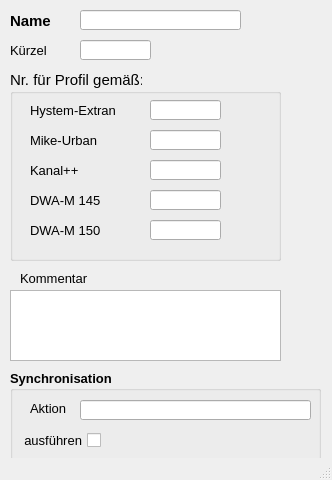
<?xml version="1.0" encoding="UTF-8"?>
<ui version="4.0">
 <class>MainWindow</class>
 <widget class="QMainWindow" name="MainWindow">
  <property name="geometry">
   <rect>
    <x>0</x>
    <y>0</y>
    <width>332</width>
    <height>480</height>
   </rect>
  </property>
  <property name="minimumSize">
   <size>
    <width>290</width>
    <height>480</height>
   </size>
  </property>
  <property name="font">
   <font>
    <family>Tahoma</family>
    <pointsize>10</pointsize>
   </font>
  </property>
  <property name="windowTitle">
   <string>Profil</string>
  </property>
  <property name="layoutDirection">
   <enum>Qt::LeftToRight</enum>
  </property>
  <widget class="QWidget" name="centralwidget">
   <widget class="QLabel" name="label_4">
    <property name="geometry">
     <rect>
      <x>10</x>
      <y>10</y>
      <width>121</width>
      <height>21</height>
     </rect>
    </property>
    <property name="font">
     <font>
      <family>Tahoma</family>
      <pointsize>11</pointsize>
      <weight>75</weight>
      <bold>true</bold>
     </font>
    </property>
    <property name="text">
     <string>Name</string>
    </property>
    <property name="alignment">
     <set>Qt::AlignLeading|Qt::AlignLeft|Qt::AlignVCenter</set>
    </property>
   </widget>
   <widget class="QLineEdit" name="profilnam">
    <property name="geometry">
     <rect>
      <x>80</x>
      <y>10</y>
      <width>161</width>
      <height>20</height>
     </rect>
    </property>
    <property name="toolTip">
     <string>&lt;html&gt;&lt;head/&gt;&lt;body&gt;&lt;p&gt;Eindeutige Bezeichnung&lt;/p&gt;&lt;/body&gt;&lt;/html&gt;</string>
    </property>
    <property name="statusTip">
     <string>Eindeutige Bezeichnung</string>
    </property>
    <property name="text">
     <string/>
    </property>
   </widget>
   <widget class="QLabel" name="label_15">
    <property name="geometry">
     <rect>
      <x>20</x>
      <y>270</y>
      <width>81</width>
      <height>16</height>
     </rect>
    </property>
    <property name="text">
     <string>Kommentar</string>
    </property>
   </widget>
   <widget class="QTextEdit" name="kommentar">
    <property name="geometry">
     <rect>
      <x>10</x>
      <y>290</y>
      <width>271</width>
      <height>71</height>
     </rect>
    </property>
    <property name="minimumSize">
     <size>
      <width>0</width>
      <height>0</height>
     </size>
    </property>
    <property name="toolTip">
     <string>&lt;html&gt;&lt;head/&gt;&lt;body&gt;&lt;p&gt;Platz für zusätzliche Kommentare&lt;/p&gt;&lt;/body&gt;&lt;/html&gt;</string>
    </property>
    <property name="statusTip">
     <string>Platz für zusätzliche Kommentare</string>
    </property>
   </widget>
   <widget class="QGroupBox" name="groupBox_3">
    <property name="geometry">
     <rect>
      <x>10</x>
      <y>70</y>
      <width>271</width>
      <height>191</height>
     </rect>
    </property>
    <property name="font">
     <font>
      <family>Tahoma</family>
      <pointsize>11</pointsize>
     </font>
    </property>
    <property name="title">
     <string>Nr. für Profil gemäß:</string>
    </property>
    <widget class="QLineEdit" name="kp_key">
     <property name="geometry">
      <rect>
       <x>140</x>
       <y>90</y>
       <width>71</width>
       <height>20</height>
      </rect>
     </property>
     <property name="font">
      <font>
       <family>Tahoma</family>
       <pointsize>10</pointsize>
      </font>
     </property>
     <property name="toolTip">
      <string>&lt;html&gt;&lt;head/&gt;&lt;body&gt;&lt;p&gt;Nr. des Profiltyps entspr. Kanal++&lt;/p&gt;&lt;/body&gt;&lt;/html&gt;</string>
     </property>
     <property name="statusTip">
      <string>Nr. des Profiltyps entspr. Kanal++</string>
     </property>
     <property name="text">
      <string/>
     </property>
    </widget>
    <widget class="QLabel" name="label">
     <property name="geometry">
      <rect>
       <x>20</x>
       <y>30</y>
       <width>121</width>
       <height>21</height>
      </rect>
     </property>
     <property name="font">
      <font>
       <family>Tahoma</family>
       <pointsize>10</pointsize>
      </font>
     </property>
     <property name="text">
      <string>&lt;html&gt;&lt;head/&gt;&lt;body&gt;&lt;p&gt;Hystem-Extran&lt;/p&gt;&lt;/body&gt;&lt;/html&gt;</string>
     </property>
     <property name="alignment">
      <set>Qt::AlignLeading|Qt::AlignLeft|Qt::AlignVCenter</set>
     </property>
    </widget>
    <widget class="QLineEdit" name="mu_nr">
     <property name="enabled">
      <bool>true</bool>
     </property>
     <property name="geometry">
      <rect>
       <x>140</x>
       <y>60</y>
       <width>71</width>
       <height>20</height>
      </rect>
     </property>
     <property name="font">
      <font>
       <family>Tahoma</family>
       <pointsize>10</pointsize>
      </font>
     </property>
     <property name="toolTip">
      <string>&lt;html&gt;&lt;head/&gt;&lt;body&gt;&lt;p&gt;Nr. des Profiltyps entspr. Mike Urban&lt;/p&gt;&lt;/body&gt;&lt;/html&gt;</string>
     </property>
     <property name="statusTip">
      <string>Nr. des Profiltyps entspr. Mike Urban</string>
     </property>
     <property name="layoutDirection">
      <enum>Qt::RightToLeft</enum>
     </property>
     <property name="autoFillBackground">
      <bool>false</bool>
     </property>
     <property name="text">
      <string/>
     </property>
     <property name="frame">
      <bool>true</bool>
     </property>
    </widget>
    <widget class="QLabel" name="label_3">
     <property name="geometry">
      <rect>
       <x>20</x>
       <y>90</y>
       <width>121</width>
       <height>21</height>
      </rect>
     </property>
     <property name="font">
      <font>
       <family>Tahoma</family>
       <pointsize>10</pointsize>
      </font>
     </property>
     <property name="text">
      <string>Kanal++</string>
     </property>
     <property name="alignment">
      <set>Qt::AlignLeading|Qt::AlignLeft|Qt::AlignVCenter</set>
     </property>
    </widget>
    <widget class="QLineEdit" name="he_nr">
     <property name="enabled">
      <bool>true</bool>
     </property>
     <property name="geometry">
      <rect>
       <x>140</x>
       <y>30</y>
       <width>71</width>
       <height>20</height>
      </rect>
     </property>
     <property name="font">
      <font>
       <family>Tahoma</family>
       <pointsize>10</pointsize>
      </font>
     </property>
     <property name="toolTip">
      <string>&lt;html&gt;&lt;head/&gt;&lt;body&gt;&lt;p&gt;Interne Nr., siehe HE-Editor: Hilfe &amp;gt; Aufzählungen: &amp;quot;Profiltyp&amp;quot;&lt;/p&gt;&lt;/body&gt;&lt;/html&gt;</string>
     </property>
     <property name="statusTip">
      <string>Interne Nr., siehe HE-Editor: Hilfe &gt; Aufzählungen: &quot;Profiltyp&quot;</string>
     </property>
     <property name="layoutDirection">
      <enum>Qt::RightToLeft</enum>
     </property>
     <property name="autoFillBackground">
      <bool>false</bool>
     </property>
     <property name="text">
      <string/>
     </property>
     <property name="frame">
      <bool>true</bool>
     </property>
    </widget>
    <widget class="QLabel" name="label_2">
     <property name="geometry">
      <rect>
       <x>20</x>
       <y>60</y>
       <width>121</width>
       <height>21</height>
      </rect>
     </property>
     <property name="font">
      <font>
       <family>Tahoma</family>
       <pointsize>10</pointsize>
      </font>
     </property>
     <property name="text">
      <string>Mike-Urban</string>
     </property>
     <property name="alignment">
      <set>Qt::AlignLeading|Qt::AlignLeft|Qt::AlignVCenter</set>
     </property>
    </widget>
    <widget class="QLabel" name="label_8">
     <property name="geometry">
      <rect>
       <x>20</x>
       <y>150</y>
       <width>131</width>
       <height>21</height>
      </rect>
     </property>
     <property name="font">
      <font>
       <family>Tahoma</family>
       <pointsize>10</pointsize>
      </font>
     </property>
     <property name="text">
      <string>&lt;html&gt;&lt;head/&gt;&lt;body&gt;&lt;p&gt;DWA-M 150&lt;/p&gt;&lt;/body&gt;&lt;/html&gt;</string>
     </property>
     <property name="alignment">
      <set>Qt::AlignLeading|Qt::AlignLeft|Qt::AlignVCenter</set>
     </property>
    </widget>
    <widget class="QLineEdit" name="m150">
     <property name="enabled">
      <bool>true</bool>
     </property>
     <property name="geometry">
      <rect>
       <x>140</x>
       <y>120</y>
       <width>71</width>
       <height>20</height>
      </rect>
     </property>
     <property name="font">
      <font>
       <family>Tahoma</family>
       <pointsize>10</pointsize>
      </font>
     </property>
     <property name="toolTip">
      <string>&lt;html&gt;&lt;head/&gt;&lt;body&gt;&lt;p&gt;Nr. des Entwässerungssystems entspr. Kanal++&lt;/p&gt;&lt;/body&gt;&lt;/html&gt;</string>
     </property>
     <property name="statusTip">
      <string>Nr. des Entwässerungssystems entspr. Kanal++</string>
     </property>
     <property name="layoutDirection">
      <enum>Qt::RightToLeft</enum>
     </property>
     <property name="autoFillBackground">
      <bool>false</bool>
     </property>
     <property name="text">
      <string/>
     </property>
     <property name="frame">
      <bool>true</bool>
     </property>
    </widget>
    <widget class="QLabel" name="label_7">
     <property name="geometry">
      <rect>
       <x>20</x>
       <y>210</y>
       <width>131</width>
       <height>21</height>
      </rect>
     </property>
     <property name="font">
      <font>
       <family>Tahoma</family>
       <pointsize>10</pointsize>
      </font>
     </property>
     <property name="text">
      <string>&lt;html&gt;&lt;head/&gt;&lt;body&gt;&lt;p&gt;ISYBAU-Bez.&lt;/p&gt;&lt;/body&gt;&lt;/html&gt;</string>
     </property>
     <property name="alignment">
      <set>Qt::AlignLeading|Qt::AlignLeft|Qt::AlignVCenter</set>
     </property>
    </widget>
    <widget class="QLineEdit" name="m150_2">
     <property name="geometry">
      <rect>
       <x>140</x>
       <y>150</y>
       <width>71</width>
       <height>20</height>
      </rect>
     </property>
    </widget>
    <widget class="QLabel" name="label_6">
     <property name="geometry">
      <rect>
       <x>20</x>
       <y>120</y>
       <width>131</width>
       <height>21</height>
      </rect>
     </property>
     <property name="font">
      <font>
       <family>Tahoma</family>
       <pointsize>10</pointsize>
      </font>
     </property>
     <property name="text">
      <string>&lt;html&gt;&lt;head/&gt;&lt;body&gt;&lt;p&gt;DWA-M 145&lt;/p&gt;&lt;/body&gt;&lt;/html&gt;</string>
     </property>
     <property name="alignment">
      <set>Qt::AlignLeading|Qt::AlignLeft|Qt::AlignVCenter</set>
     </property>
    </widget>
    <widget class="QLineEdit" name="isybau">
     <property name="enabled">
      <bool>true</bool>
     </property>
     <property name="geometry">
      <rect>
       <x>140</x>
       <y>210</y>
       <width>71</width>
       <height>20</height>
      </rect>
     </property>
     <property name="font">
      <font>
       <family>Tahoma</family>
       <pointsize>10</pointsize>
      </font>
     </property>
     <property name="toolTip">
      <string>&lt;html&gt;&lt;head/&gt;&lt;body&gt;&lt;p&gt;Nr. des Entwässerungssystems entspr. Kanal++&lt;/p&gt;&lt;/body&gt;&lt;/html&gt;</string>
     </property>
     <property name="statusTip">
      <string>Nr. des Entwässerungssystems entspr. Kanal++</string>
     </property>
     <property name="layoutDirection">
      <enum>Qt::RightToLeft</enum>
     </property>
     <property name="autoFillBackground">
      <bool>false</bool>
     </property>
     <property name="text">
      <string/>
     </property>
     <property name="frame">
      <bool>true</bool>
     </property>
    </widget>
   </widget>
   <widget class="QLineEdit" name="kuerzel">
    <property name="geometry">
     <rect>
      <x>80</x>
      <y>40</y>
      <width>71</width>
      <height>20</height>
     </rect>
    </property>
    <property name="font">
     <font>
      <family>Tahoma</family>
      <pointsize>10</pointsize>
     </font>
    </property>
    <property name="toolTip">
     <string>optional: Kürzel</string>
    </property>
    <property name="statusTip">
     <string>optional: Kürzel</string>
    </property>
    <property name="text">
     <string/>
    </property>
   </widget>
   <widget class="QLabel" name="label_5">
    <property name="geometry">
     <rect>
      <x>10</x>
      <y>40</y>
      <width>121</width>
      <height>21</height>
     </rect>
    </property>
    <property name="font">
     <font>
      <family>Tahoma</family>
      <pointsize>10</pointsize>
     </font>
    </property>
    <property name="text">
     <string>Kürzel</string>
    </property>
    <property name="alignment">
     <set>Qt::AlignLeading|Qt::AlignLeft|Qt::AlignVCenter</set>
    </property>
   </widget>
   <widget class="QGroupBox" name="groupBox_sync">
    <property name="geometry">
     <rect>
      <x>10</x>
      <y>370</y>
      <width>311</width>
      <height>91</height>
     </rect>
    </property>
    <property name="font">
     <font>
      <family>Tahoma</family>
      <pointsize>10</pointsize>
      <weight>75</weight>
      <bold>true</bold>
     </font>
    </property>
    <property name="title">
     <string>Synchronisation</string>
    </property>
    <widget class="QCheckBox" name="status">
     <property name="geometry">
      <rect>
       <x>10</x>
       <y>60</y>
       <width>81</width>
       <height>21</height>
      </rect>
     </property>
     <property name="font">
      <font>
       <family>Tahoma</family>
       <pointsize>10</pointsize>
       <weight>50</weight>
       <bold>false</bold>
      </font>
     </property>
     <property name="toolTip">
      <string>Synchronisation aktivieren</string>
     </property>
     <property name="statusTip">
      <string>Synchronisation aktivieren</string>
     </property>
     <property name="layoutDirection">
      <enum>Qt::RightToLeft</enum>
     </property>
     <property name="text">
      <string>ausführen</string>
     </property>
    </widget>
    <widget class="QLabel" name="label_19">
     <property name="geometry">
      <rect>
       <x>20</x>
       <y>30</y>
       <width>51</width>
       <height>16</height>
      </rect>
     </property>
     <property name="font">
      <font>
       <family>Tahoma</family>
       <pointsize>10</pointsize>
       <weight>50</weight>
       <bold>false</bold>
      </font>
     </property>
     <property name="text">
      <string>Aktion</string>
     </property>
    </widget>
    <widget class="QLineEdit" name="aktion">
     <property name="geometry">
      <rect>
       <x>70</x>
       <y>30</y>
       <width>231</width>
       <height>20</height>
      </rect>
     </property>
     <property name="toolTip">
      <string>&lt;html&gt;&lt;head/&gt;&lt;body&gt;&lt;p&gt;Maßnahme zur Synchronisation&lt;/p&gt;&lt;/body&gt;&lt;/html&gt;</string>
     </property>
     <property name="statusTip">
      <string>Maßnahme zur Synchronisation</string>
     </property>
    </widget>
   </widget>
  </widget>
  <widget class="QStatusBar" name="statusbar"/>
 </widget>
 <tabstops>
  <tabstop>profilnam</tabstop>
  <tabstop>he_nr</tabstop>
  <tabstop>mu_nr</tabstop>
  <tabstop>kp_key</tabstop>
 </tabstops>
 <resources/>
 <connections/>
</ui>
